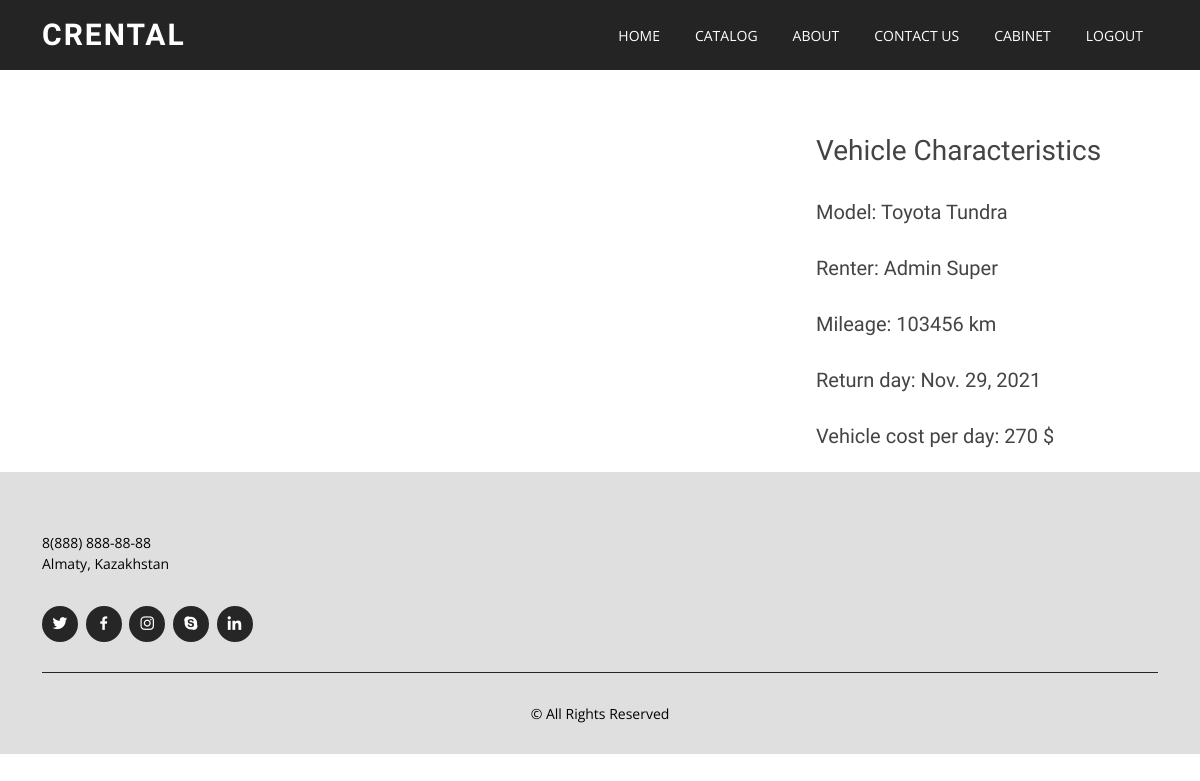
/cabinet (signed in), run on the app's committed database.
### myapp/models.py (models this page shows, shortened)
class Rental(models.Model):
    date_out = models.DateField()
    date_return = models.DateField()
    day_cost = models.IntegerField()
    vehicle = models.ForeignKey(Vehicle, on_delete=models.CASCADE)
    Customer = models.OneToOneField(User, on_delete=models.CASCADE, primary_key=True)

class Vehicle(models.Model):
    model = models.CharField(max_length=250)
    year = models.CharField(max_length=10)
    mileage = models.BigIntegerField()
    number_pass = models.IntegerField()
    per_day = models.IntegerField()
    stereo = models.CharField(max_length=255)
    transmission = models.CharField(max_length=20)
    image = models.ImageField()
    company = models.ForeignKey(Company, on_delete=models.CASCADE)

class Company(models.Model):
    name = models.CharField(max_length=250)
    location = models.CharField(max_length=255)

class User(AbstractBaseUser):
    email = models.EmailField('email', max_length=60, unique=True)
    first_name = models.CharField('first name', max_length=100)
    last_name = models.CharField('last name', max_length=100)
    phone = models.CharField('phone number',max_length=20)
    address = models.CharField('address', max_length=255)
    date_joined = models.DateTimeField('date joined', auto_now_add=True)
    last_login = models.DateTimeField('last login', auto_now=True)
    is_admin = models.BooleanField(default=False)
    is_active = models.BooleanField(default=True)
    is_staff = models.BooleanField(default=False)
    is_superuser = models.BooleanField(default=False)
    objects = UserManager()
    USERNAME_FIELD = 'email'
    REQUIRED_FIELDS = ['first_name', 'last_name']

### myapp/views.py (the view)
# urls.py: path('cabinet',views.cabinet,name='cabinet')
def cabinet(request):
    user = request.user
    context = {
        'rental': user.rental
    }
    return render(request, 'myapp/cabinet.html', context)

### myapp/templates/myapp/cabinet.html
{% extends 'myapp/base.html' %}
{% load static %}
{% block content %}
<div class="col-md-4 pt-5 ms-auto">
    <div class="card-body " style=" font-weight: bold;">
      <h3 class="card-title font-weight-bold">Vehicle Characteristics</h3>
      <br>
      <h5>Model: {{rental.vehicle.company.name}} {{ rental.vehicle.model }}</h5>
    <br>
    <h5>Renter: {{ rental.Customer.first_name}} {{rental.Customer.last_name }}</h5>
    <br>
    <h5>Mileage: {{ rental.vehicle.mileage }} km</h5>
    <br>
    <h5>Return day: {{rental.date_return}}</h5>
    <br>
    <h5>Vehicle cost per day: {{ rental.vehicle.per_day }} $</h5>
    </div>
  </div>
{% endblock %}

### myapp/static/myapp/assets/css/style.css (style rules this page uses)
body { font-family: "Open Sans", sans-serif; color: #444444; }
h1, h2, h3, h4, h5, h6 { font-family: "Raleway", sans-serif; }

### data on the page
Rental: vehicle.company.name "Toyota", vehicle.model "Tundra", Customer.first_name "Admin", Customer.last_name "Super", vehicle.mileage "103456", date_return "Nov. 29, 2021", vehicle.per_day "270"
